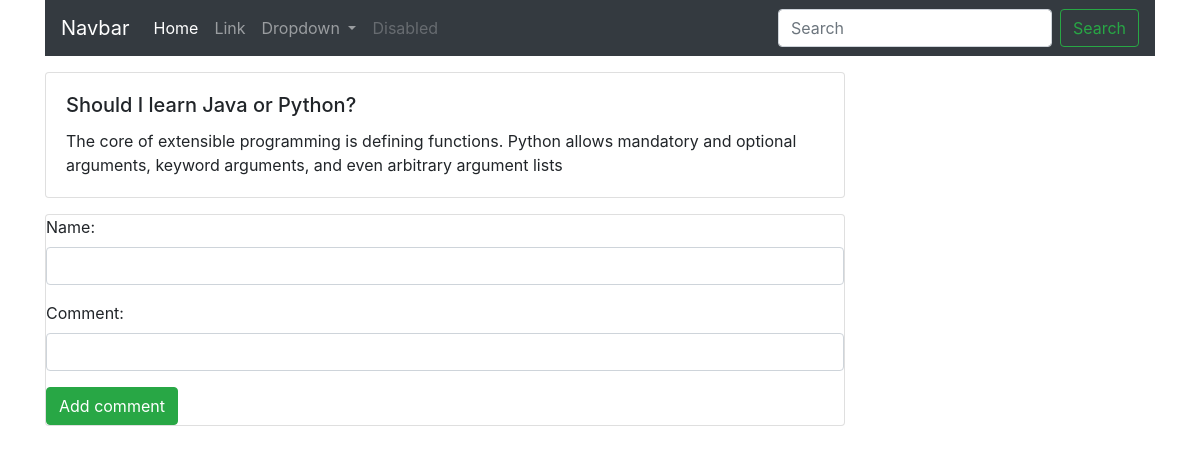
Page /1/detail/ on the committed database.
### blog/models.py (models this page shows, shortened)
class Page(models.Model):
    title = models.CharField(max_length=255)
    text = models.TextField()
    date = models.DateTimeField(auto_now_add=True)

### blog/views.py (the view, shortened to what this page needs)
# urls.py: path('<str:page_id>/detail/', views.Detail.as_view(), name='detail'),
class Detail(View):
    def get(self, request, page_id):
        page = get_object_or_404(Page, id=page_id)
        form = CommentForm()
        context = {'page': page, 'form': form}
        return render(request, 'detail.html', context)

### blog/forms.py
class CommentForm(forms.ModelForm):
    class Meta:
        model = Comment
        fields = ['name', 'comment']
        widgets = {
            'name': forms.TextInput(attrs={'class': 'form-control'}),
            'comment': forms.TextInput(attrs={'class': 'form-control'}),
        }

### templates/detail.html (shortened to what this page needs)
{% extends 'base.html' %}
{% block content %}
<div class="card mt-3" style="width: 50rem;">
    <div class="card-body">
        <h5 class="card-title">{{page.title}}</h5>
        <p class="card-text">{{page.text}}</p>
    </div>
</div>
<div class="card mt-3" style="width: 50rem;" id="commCard" data-id="{{ page.id }}">
    <form action="" method="post" id="createCommForm">
        {{ form.as_p }}
        <button type="button" class="btn btn-success" id="createButton">Add comment</button>
    </form>
</div>
{% endblock %}

### rows in the picture
Page: title "Should I learn Java or Python?", text "The core of extensible programming is defining functions. Python allows mandatory and optional arguments, keyword arguments, and even arbitrary argument lists"
